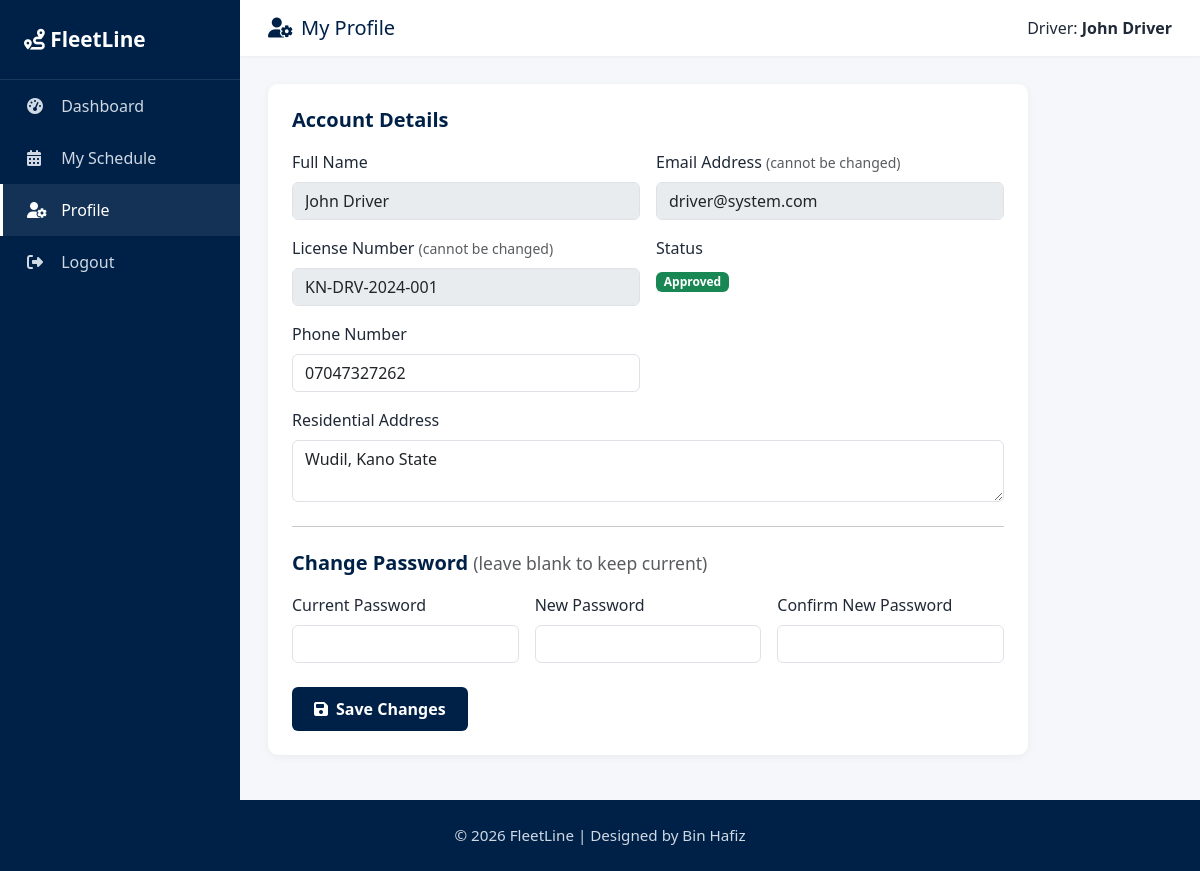
The app's page /profile.php (signed in) with its own data.
### tables this page shows
CREATE TABLE drivers (
    id INT AUTO_INCREMENT PRIMARY KEY,
    user_id INT NOT NULL,
    license_no VARCHAR(50) NOT NULL UNIQUE,
    phone VARCHAR(20),
    address TEXT NULL,
    status ENUM('Pending','Approved','Rejected') NOT NULL DEFAULT 'Pending',
    is_active TINYINT(1) NOT NULL DEFAULT 1,
    created_at TIMESTAMP DEFAULT CURRENT_TIMESTAMP,
    approved_at TIMESTAMP NULL DEFAULT NULL,
    approved_by INT NULL DEFAULT NULL,
    rejection_reason TEXT NULL DEFAULT NULL,
    FOREIGN KEY (user_id) REFERENCES users(id) ON DELETE CASCADE
);

CREATE TABLE users (
    id INT AUTO_INCREMENT PRIMARY KEY,
    full_name VARCHAR(120) NOT NULL,
    email VARCHAR(120) UNIQUE NOT NULL,
    password VARCHAR(255) NOT NULL,
    role ENUM('admin','driver') NOT NULL,
    created_at TIMESTAMP DEFAULT CURRENT_TIMESTAMP
);

### db.php (called while the page is built, shortened)
<?php
function statusBadgeClass($status) {
    switch ($status) {
        case 'Approved': return 'bg-success';
    }
}

### profile.php (the view, shortened to what this page needs)
<?php
require '../db.php';
$driverId = $_SESSION['driver_id'] ?? 0;
$stmt = $pdo->prepare("
  SELECT d.*, u.full_name, u.email
  FROM drivers d JOIN users u ON d.user_id = u.id
  WHERE d.id = ?
");
$stmt->execute([$driverId]);
$driver = $stmt->fetch();
include '../includes/header.php';
?>
<div class="app-shell">
  <?php include '../includes/driver_sidebar.php'; ?>
  <div class="main-content">
    <div class="topbar">
      <h5><i class="fas fa-user-gear me-2"></i>My Profile</h5>
      <div>Driver: <strong><?= htmlspecialchars($_SESSION['full_name']) ?></strong></div>
    </div>
    <div class="content-area">
      <div class="panel" style="max-width:760px">
        <h5>Account Details</h5>
        <form method="post">
          <div class="row g-3">
            <div class="col-md-6">
              <label class="form-label">Full Name</label>
              <input class="form-control" value="<?= htmlspecialchars($driver['full_name'] ?? '') ?>" disabled>
            </div>
            <div class="col-md-6">
              <label class="form-label">Email Address <small class="text-muted">(cannot be changed)</small></label>
              <input class="form-control" value="<?= htmlspecialchars($driver['email'] ?? '') ?>" disabled>
            </div>
            <div class="col-md-6">
              <label class="form-label">License Number <small class="text-muted">(cannot be changed)</small></label>
              <input class="form-control" value="<?= htmlspecialchars($driver['license_no'] ?? '') ?>" disabled>
            </div>
            <div class="col-md-6">
              <label class="form-label">Status</label><br>
              <span class="badge <?= statusBadgeClass($driver['status'] ?? 'Pending') ?>"><?= htmlspecialchars($driver['status'] ?? '') ?></span>
            </div>
            <div class="col-md-6">
              <label class="form-label">Phone Number</label>
              <input name="phone" class="form-control" value="<?= htmlspecialchars($driver['phone'] ?? '') ?>" required>
            </div>
            <div class="col-12">
              <label class="form-label">Residential Address</label>
              <textarea name="address" class="form-control" rows="2" required><?= htmlspecialchars($driver['address'] ?? '') ?></textarea>
            </div>
          </div>
          <hr class="my-4">
          <h5>Change Password <small class="text-muted" style="font-weight:400">(leave blank to keep current)</small></h5>
          <div class="row g-3">
            <div class="col-md-4">
              <label class="form-label">Current Password</label>
              <input type="password" name="current_password" class="form-control" autocomplete="current-password">
            </div>
            <div class="col-md-4">
              <label class="form-label">New Password</label>
              <input type="password" name="new_password" class="form-control" autocomplete="new-password">
            </div>
            <div class="col-md-4">
              <label class="form-label">Confirm New Password</label>
              <input type="password" name="confirm_password" class="form-control" autocomplete="new-password">
            </div>
          </div>
          <button class="btn-primary-fl mt-4"><i class="fas fa-floppy-disk me-2"></i>Save Changes</button>
        </form>
      </div>
    </div>
  </div>
</div>
<?php include '../includes/footer.php'; ?>

### style.css (style rules this page uses)
:root { --navy:#002147; --navy-dark:#001533; --navy-light:#0a3a7a; --white:#ffffff; --light:#f5f7fb; --muted:#6b7280; }
* { box-sizing:border-box }
body { font-family:'Segoe UI',Roboto,Arial,sans-serif;background:var(--light);color:#1f2937;margin:0 }
.app-shell { display:flex;min-height:100vh }
.main-content { flex:1;display:flex;flex-direction:column }
.topbar { background:#fff;padding:16px 28px;box-shadow:0 1px 3px rgba(0,0,0,.05);display:flex;justify-content:space-between;align-items:center }
.topbar h5 { margin:0;color:var(--navy) }
.content-area { padding:28px;flex:1 }
.panel { background:#fff;border-radius:10px;padding:24px;box-shadow:0 2px 8px rgba(0,0,0,.05) }
.panel h5 { color:var(--navy);font-weight:600;margin-bottom:18px }
.btn-primary-fl { background:var(--navy);color:#fff;border:none;padding:10px 22px;border-radius:6px;font-weight:600 }

### records on screen
drivers: user.full_name "John Driver", user.email "driver@system.com", license_no "KN-DRV-2024-001", status "Approved", phone "07047327262", address "Wudil, Kano State"

### other values on screen
$label "Dashboard My Schedule Profile"
$_SESSION['full_name'] "John Driver"
